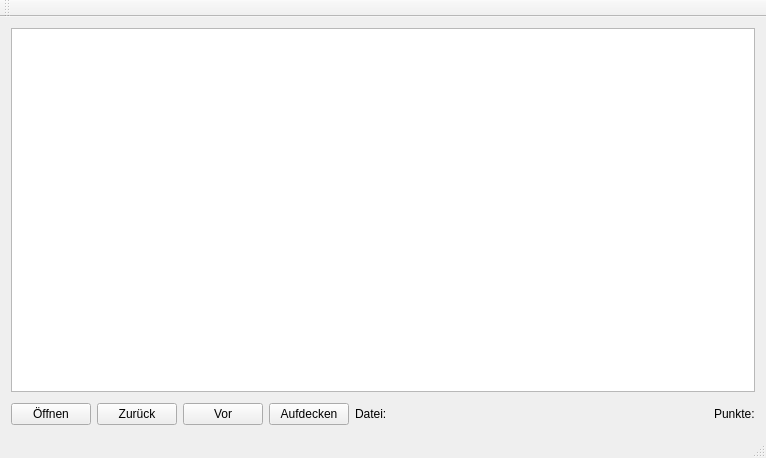
<?xml version="1.0" encoding="UTF-8"?>
<ui version="4.0">
 <class>MainWindow</class>
 <widget class="QMainWindow" name="MainWindow">
  <property name="geometry">
   <rect>
    <x>0</x>
    <y>0</y>
    <width>766</width>
    <height>458</height>
   </rect>
  </property>
  <property name="windowTitle">
   <string>Bilderrätsel</string>
  </property>
  <widget class="QWidget" name="centralWidget">
   <layout class="QVBoxLayout" name="verticalLayout">
    <property name="sizeConstraint">
     <enum>QLayout::SetDefaultConstraint</enum>
    </property>
    <item>
     <widget class="QGraphicsView" name="graphicsView">
      <property name="sizePolicy">
       <sizepolicy hsizetype="Expanding" vsizetype="Expanding">
        <horstretch>1</horstretch>
        <verstretch>1</verstretch>
       </sizepolicy>
      </property>
     </widget>
    </item>
    <item>
     <layout class="QHBoxLayout" name="horizontalLayout_2">
      <property name="topMargin">
       <number>5</number>
      </property>
      <item>
       <widget class="QPushButton" name="pushButton">
        <property name="text">
         <string>Öffnen</string>
        </property>
       </widget>
      </item>
      <item>
       <widget class="QPushButton" name="previousButton">
        <property name="text">
         <string>Zurück</string>
        </property>
       </widget>
      </item>
      <item>
       <widget class="QPushButton" name="nextButton">
        <property name="text">
         <string>Vor</string>
        </property>
       </widget>
      </item>
      <item>
       <widget class="QPushButton" name="RevealButton">
        <property name="text">
         <string>Aufdecken</string>
        </property>
       </widget>
      </item>
      <item>
       <widget class="QLabel" name="label">
        <property name="text">
         <string>Datei:</string>
        </property>
       </widget>
      </item>
      <item>
       <spacer name="horizontalSpacer">
        <property name="orientation">
         <enum>Qt::Horizontal</enum>
        </property>
        <property name="sizeHint" stdset="0">
         <size>
          <width>40</width>
          <height>20</height>
         </size>
        </property>
       </spacer>
      </item>
      <item>
       <widget class="QLabel" name="pointLabel">
        <property name="text">
         <string>Punkte:</string>
        </property>
       </widget>
      </item>
     </layout>
    </item>
   </layout>
  </widget>
  <widget class="QMenuBar" name="menuBar">
   <property name="geometry">
    <rect>
     <x>0</x>
     <y>0</y>
     <width>766</width>
     <height>30</height>
    </rect>
   </property>
  </widget>
  <widget class="QToolBar" name="mainToolBar">
   <attribute name="toolBarArea">
    <enum>TopToolBarArea</enum>
   </attribute>
   <attribute name="toolBarBreak">
    <bool>false</bool>
   </attribute>
  </widget>
  <widget class="QStatusBar" name="statusBar"/>
 </widget>
 <layoutdefault spacing="6" margin="11"/>
 <resources/>
 <connections/>
</ui>
